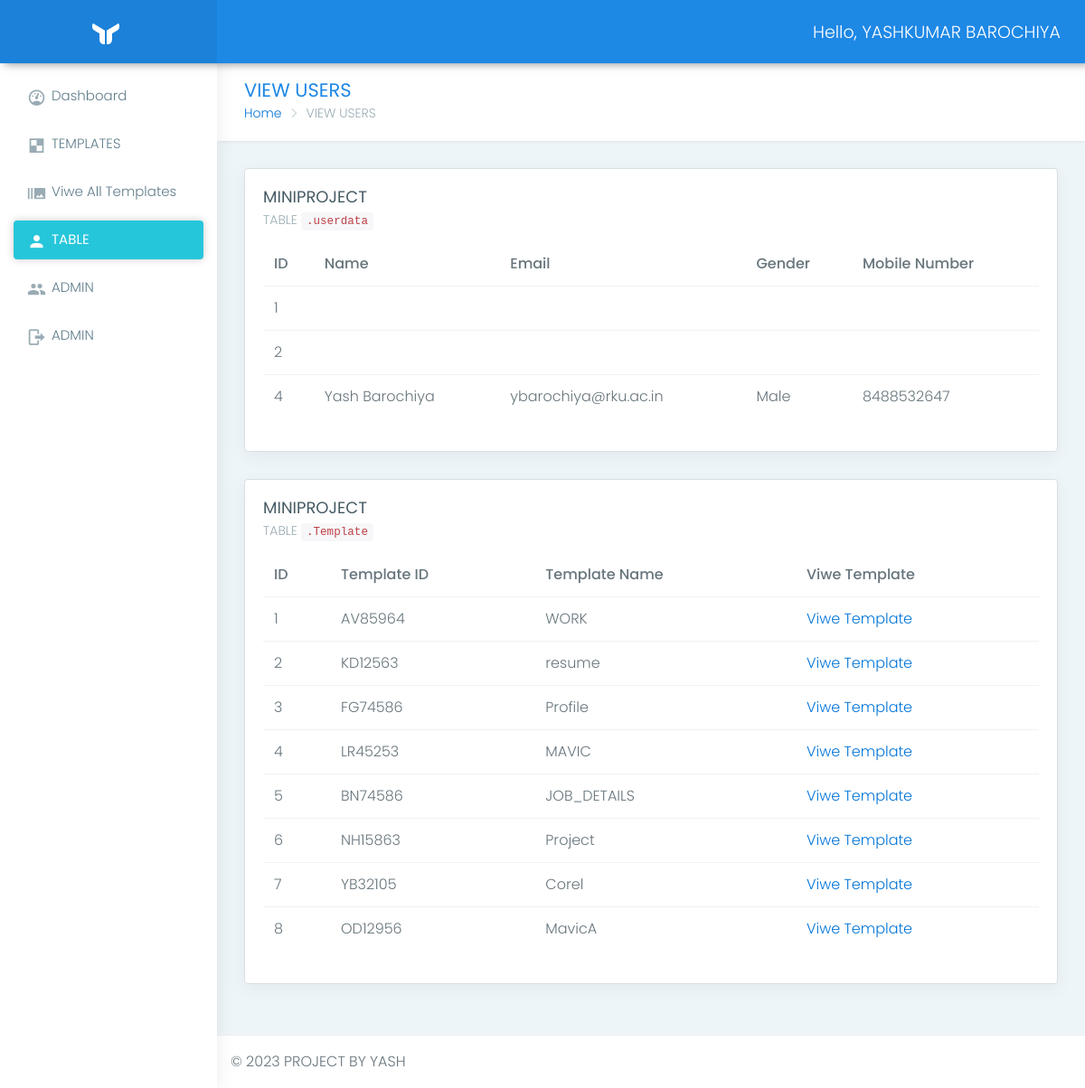
Screenshot of /Admin/viewusers.php (signed in) with the database file from the repository.
### tables this page shows
CREATE TABLE `register` (
  `id` int(200) NOT NULL,
  `name` varchar(50) NOT NULL,
  `u_name` varchar(50) NOT NULL,
  `email` varchar(50) NOT NULL,
  `gender` varchar(15) NOT NULL,
  `mobile` varchar(50) NOT NULL,
  `password` varchar(12) NOT NULL
);

CREATE TABLE `template` (
  `id` int(11) NOT NULL,
  `temp_id` varchar(12) NOT NULL,
  `temp_name` varchar(30) NOT NULL,
  `about_temp` varchar(220) NOT NULL,
  `example_image` varchar(80) NOT NULL,
  `kit_image` varchar(80) NOT NULL,
  `logic_file` varchar(80) NOT NULL
);

### Admin/viewusers.php (the view, shortened to what this page needs)
<?php
    if($_SESSION['email'] ) {
?>
<!DOCTYPE html>
<html lang="en">
<head>
    <link href="assets/plugins/bootstrap/css/bootstrap.min.css" rel="stylesheet">
    <link href="css/style.css" rel="stylesheet">
    <link href="css/colors/blue.css" id="theme" rel="stylesheet">
</head>
<body class="fix-header fix-sidebar card-no-border">
    <div id="main-wrapper">
        <?php
        include("header.php")
        ?>
        <?php
        include("nav.php")
        ?>
        <div class="page-wrapper">
            <div class="container-fluid">
                <div class="row page-titles">
                    <div class="col-md-5 col-8 align-self-center">
                        <h3 class="text-themecolor m-b-0 m-t-0">VIEW USERS</h3>
                        <ol class="breadcrumb">
                            <li class="breadcrumb-item"><a href="javascript:void(0)">Home</a></li>
                            <li class="breadcrumb-item active">VIEW USERS</li>
                        </ol>
                    </div>
                </div>
                <div class="row">
                    <div class="col-12">
                        <div class="card">
                            <div class="card-block">
                                    <h4 class="card-title">MINIPROJECT</h4>
                                    <h6 class="card-subtitle">TABLE <code>.userdata</code></h6>
                                    <div class="table-responsive">
                                        <table class="table">
                                            <thead>
                                                <tr>
                                                    <th>ID</th>
                                                    <th>Name</th>
                                                    <th>Email</th>
                                                    <th>Gender</th>
                                                    <th>Mobile Number</th>
                                                </tr>
                                            </thead>
                                            <tbody>
                                            <?php
                                $con = mysqli_connect("localhost", "root", "", "resume");
                                $query = "select * from register";
                                $res = mysqli_query($con, $query);
                                while ($row = mysqli_fetch_array($res)) {
                                ?>
                                                <tr>
                                                    <td><?php echo $row['id'] ?></td>
                                                    <td><?php echo $row['name'] ?></td>
                                                    <td><?php echo $row['email'] ?></td>
                                                    <td><?php echo $row['gender'] ?></td>
                                                    <td><?php echo $row['mobile'] ?></td>
                                                </tr>
                                                <?php
                                }
                                ?>
                                            </tbody>
                                        </table>
                                    </div>
                            </div>
                        </div>
                    </div>
                </div>
                <div class="card">
                    <div class="card-block">
                        <h4 class="card-title">MINIPROJECT</h4>
                        <h6 class="card-subtitle">TABLE <code>.Template</code></h6>
                        <div class="table-responsive">
                            <table class="table">
                                <thead>
                                    <tr>
                                        <th>ID</th>
                                        <th>Template ID</th>
                                        <th>Template Name</th>
                                        <th>Viwe Template</th>
                                    </tr>
                                </thead>
                                <tbody>
                                    <?php
                                    $con = mysqli_connect("localhost", "root", "", "resume");
                                    $query = "select * from template";
                                    $res = mysqli_query($con, $query);
                                    while ($row = mysqli_fetch_array($res)) {
                                    ?>
                                        <tr>
                                            <td><?php echo $row['id'] ?></td>
                                            <td><?php echo $row['temp_id'] ?></td>
                                            <td><?php echo $row['temp_name'] ?></td>
                                            <td> <a  href="<?php echo $row['kit_image'] ?>" target="_bleck">Viwe Template</a> </td>
                                        </tr>
                                    <?php
                                    }
                                    ?>
                                </tbody>
                            </table>
                        </div>
                    </div>
                </div>
            </div>
        </div>
    </div>
    <?php
    include("footer.php");
    ?>
</body>
</html><?php
}
?>

### Admin/header.php (shortened to what this page needs)
<?php
if ($_SESSION['email']) {
?>
    <header class="topbar">
        <nav class="navbar top-navbar navbar-toggleable-sm navbar-light">
            <div class="navbar-header">
                <a class="navbar-brand" href="index.php">
                    <b>
                        <img src="assets/images/logo-light-icon.png" alt="homepage" class="light-logo" />
                    </b>
                </a>
            </div>
            <div class="navbar-collapse">
                <ul class="navbar-nav my-lg-0">
                        <li class="nav-item dropdown">
                    <?php
                    $con = mysqli_connect("localhost", "root", "", "resume");
                    $query = "select * from admin where email='" . $_SESSION['email'] . "'";
                    $res = mysqli_query($con, $query);
                    while ($row = mysqli_fetch_array($res)) {
                    ?>
                            <a class="nav-link dropdown-toggle text-muted waves-effect waves-dark" href="admindata.php" aria-expanded="false">Hello, <?php echo $row['full_name'] ?></a>
                    <?php
                    }
                    ?>
                        </li>
                </ul>
            </div>
        </nav>
    </header>
<?php
}
?>

### Admin/css/colors/blue.css (style rules this page uses)
.topbar { background: #1e88e5; }
.topbar .navbar-header { background: rgba(0, 0, 0, 0.05); }
.topbar .top-navbar .navbar-header .navbar-brand .light-logo { display: inline-block; color: rgba(255, 255, 255, 0.8); }
.topbar .navbar-light .navbar-nav .nav-item > a.nav-link { color: #ffffff !important; }
.text-themecolor { color: #1e88e5 !important; }

### rows the page displays
register: id "1"
register: id "2"
register: id "4", name "Yash Barochiya", email "ybarochiya@rku.ac.in", gender "Male", mobile "8488532647"
template: id "1", temp "AV85964", temp_name "WORK"
template: id "2", temp "KD12563", temp_name "resume"
template: id "3", temp "FG74586", temp_name "Profile"
template: id "4", temp "LR45253", temp_name "MAVIC"
template: id "5", temp "BN74586", temp_name "JOB_DETAILS"
template: id "6", temp "NH15863", temp_name "Project"
template: id "7", temp "YB32105", temp_name "Corel"
template: id "8", temp "OD12956", temp_name "MavicA"

### other values shown
$row['full_name'] "YASHKUMAR BAROCHIYA"
